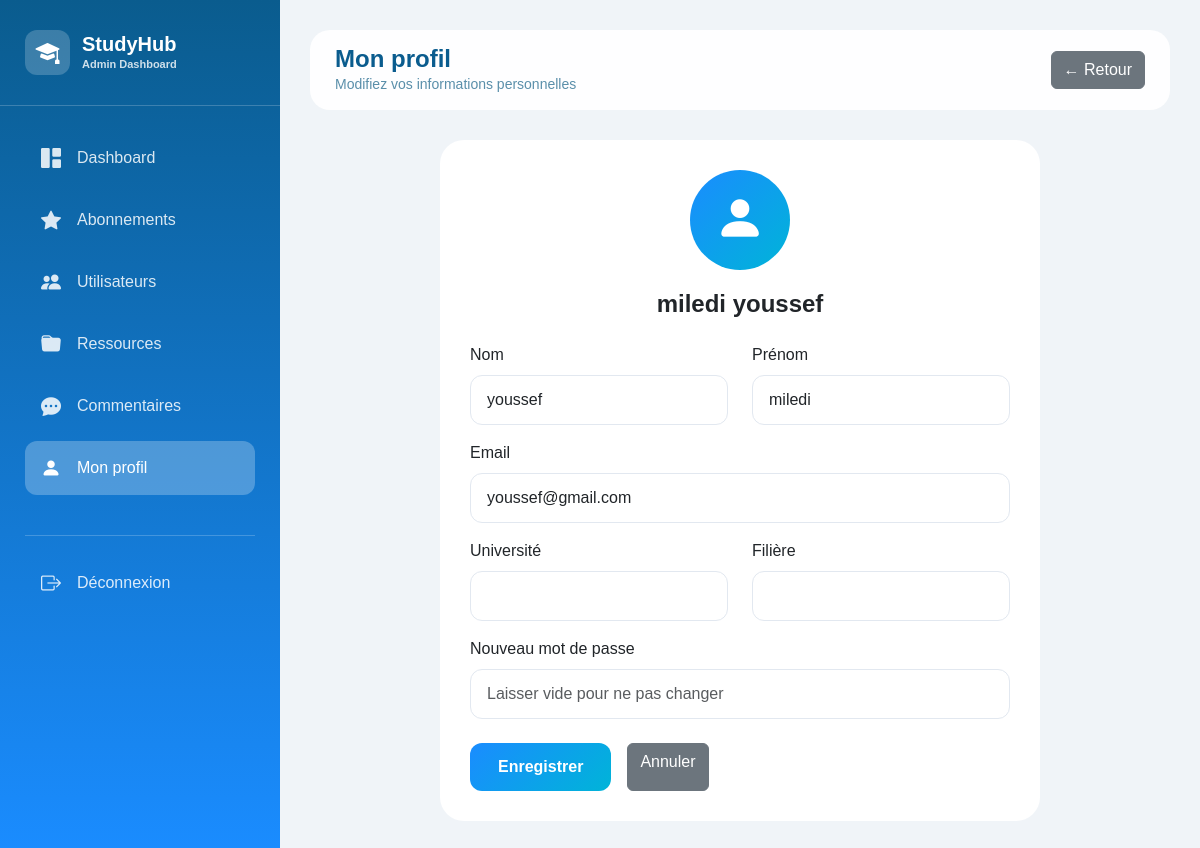
/index.php?action=admin&subaction=profile (signed in), run on the app's committed database.
### tables this page shows
CREATE TABLE `users` (
  `id` int(11) NOT NULL AUTO_INCREMENT,
  `nom` varchar(50) NOT NULL,
  `prenom` varchar(50) NOT NULL,
  `universite` varchar(255) NOT NULL,
  `filiere` varchar(255) NOT NULL,
  `email` varchar(255) NOT NULL,
  `mdp` varchar(255) NOT NULL,
  `tel` int(255) NOT NULL,
  `bio` varchar(500) NOT NULL,
  `photo` varchar(255) NOT NULL,
  `role` int(11) NOT NULL DEFAULT 1,
  `score` decimal(10,0) NOT NULL,
  `note_moyenne` decimal(3,2) DEFAULT 0.00,
  PRIMARY KEY (`id`),
  UNIQUE KEY `email` (`email`),
  UNIQUE KEY `tel` (`tel`)
);

### controllers/adminController.php (called while the page is built, shortened)
<?php
function adminProfileGet() {
    global $pdo;
    $admin = getCurrentUser($pdo);
    require_once __DIR__ . '/../views/admin/profile.php';
}
?>

### config.php (called while the page is built, shortened)
<?php
function getCurrentUser($pdo) {
    $stmt = $pdo->prepare("SELECT * FROM users WHERE id = ?");
    $stmt->execute([$_SESSION['user_id']]);
    return $stmt->fetch();
}
function escape($string) {
    return htmlspecialchars($string ?? '', ENT_QUOTES, 'UTF-8');
}
?>

### views/admin/profile.php (the view, shortened to what this page needs)
<!DOCTYPE html>
<html lang="fr">
<head>
    <link href="https://cdn.jsdelivr.net/npm/bootstrap@5.3.2/dist/css/bootstrap.min.css" rel="stylesheet">
    <link href="https://cdn.jsdelivr.net/npm/bootstrap-icons@1.11.1/font/bootstrap-icons.css" rel="stylesheet">
    <link rel="stylesheet" href="../css/style.css">
</head>
<body>
    <div class="sidebar">
        <div class="sidebar-header"><div class="logo"><div class="logo-icon"><i class="bi bi-mortarboard-fill"></i></div><div class="logo-text"><h3>StudyHub</h3><p>Admin Dashboard</p></div></div></div>
        <div class="nav-menu">
            <div class="nav-item"><a href="index.php?action=admin&subaction=dashboard" class="nav-link"><i class="bi bi-grid-1x2-fill"></i><span>Dashboard</span></a></div>
            <div class="nav-item"><a href="index.php?action=admin&subaction=subscriptions" class="nav-link"><i class="bi bi-star-fill"></i><span>Abonnements</span></a></div>
            <div class="nav-item"><a href="index.php?action=admin&subaction=users" class="nav-link"><i class="bi bi-people-fill"></i><span>Utilisateurs</span></a></div>
            <div class="nav-item"><a href="index.php?action=admin&subaction=resources" class="nav-link"><i class="bi bi-folder-fill"></i><span>Ressources</span></a></div>
            <div class="nav-item"><a href="index.php?action=admin&subaction=comments" class="nav-link"><i class="bi bi-chat-dots-fill"></i><span>Commentaires</span></a></div>
            <div class="nav-item"><a href="index.php?action=admin&subaction=profile" class="nav-link active"><i class="bi bi-person-fill"></i><span>Mon profil</span></a></div>
            <div class="nav-item logout-link"><a href="index.php?action=logout" class="nav-link"><i class="bi bi-box-arrow-right"></i><span>Déconnexion</span></a></div>
        </div>
    </div>
    <div class="main-content">
        <div class="top-bar"><div class="page-title"><h1>Mon profil</h1><p>Modifiez vos informations personnelles</p></div><a href="index.php?action=admin&subaction=dashboard" class="btn btn-secondary">← Retour</a></div>
        <div class="content-card">
            <div class="avatar"><i class="bi bi-person-fill"></i></div>
            <h4 class="text-center mb-4"><?= escape($admin['prenom'] . ' ' . $admin['nom']) ?></h4>
            <form method="POST" id="adminProfileForm" novalidate><div class="row"><div class="col-md-6 mb-3"><label class="form-label">Nom</label><input type="text" name="nom" class="form-control" value="<?= escape($admin['nom']) ?>"></div><div class="col-md-6 mb-3"><label class="form-label">Prénom</label><input type="text" name="prenom" class="form-control" value="<?= escape($admin['prenom']) ?>"></div></div>
            <div class="mb-3"><label class="form-label">Email</label><input type="email" name="email" class="form-control" value="<?= escape($admin['email']) ?>"></div>
            <div class="row"><div class="col-md-6 mb-3"><label class="form-label">Université</label><input type="text" name="universite" class="form-control" value="<?= escape($admin['universite']) ?>"></div><div class="col-md-6 mb-3"><label class="form-label">Filière</label><input type="text" name="filiere" class="form-control" value="<?= escape($admin['filiere']) ?>"></div></div>
            <div class="mb-3"><label class="form-label">Nouveau mot de passe</label><input type="password" name="mdp" class="form-control" placeholder="Laisser vide pour ne pas changer"></div>
            <div class="d-flex gap-3 mt-4"><button type="submit" class="btn-blue">Enregistrer</button><a href="index.php?action=admin&subaction=dashboard" class="btn btn-secondary">Annuler</a></div></form>
        </div>
    </div>
</body>
</html>

### css/style.css (style rules this page uses)
* { margin: 0; padding: 0; box-sizing: border-box; }
body { font-family: 'DM Sans', sans-serif; background: #f0f4f8; }
:root { --primary: #2563eb; --primary-light: #dbeafe; }
h1, h2, h3, h4, h5, h6 { font-family: 'Jost', sans-serif; font-weight: 700; }
.logo { font-size: 24px; font-weight: 800; color: var(--primary); text-decoration: none; }
.form-control, .form-select { border-radius: 12px; padding: 12px 16px; border: 1px solid #e2e8f0; }

### views/admin/profile.php (style rules this page uses)
.sidebar { position:fixed; left:0; top:0; width:280px; height:100%; background:linear-gradient(180deg,#0a5c8e 0%,#1a8cff 100%); z-index:1000; }
.sidebar-header { padding:30px 25px; border-bottom:1px solid rgba(255,255,255,0.2); }
.logo { display:flex; align-items:center; gap:12px; }
.logo-icon { width:45px; height:45px; background:rgba(255,255,255,0.2); border-radius:12px; display:flex; align-items:center; justify-content:center; }
.logo-icon i { font-size:24px; color:white; }
.logo-text h3 { color:white; font-weight:700; font-size:20px; margin:0; }
.logo-text p { color:rgba(255,255,255,0.8); font-size:11px; margin:0; }
.nav-menu { padding:25px; }
.nav-item { margin-bottom:8px; }
.nav-link { display:flex; align-items:center; gap:12px; padding:12px 16px; border-radius:12px; color:rgba(255,255,255,0.85); text-decoration:none; transition:all 0.3s; font-weight:500; }
.nav-link i { font-size:20px; width:24px; }
.nav-link.active { background:rgba(255,255,255,0.25); color:white; }
.logout-link { margin-top:40px; border-top:1px solid rgba(255,255,255,0.2); padding-top:20px; }
.main-content { margin-left:280px; padding:30px; min-height:100vh; }
.top-bar { background:rgba(255,255,255,0.95); border-radius:20px; padding:15px 25px; margin-bottom:30px; display:flex; justify-content:space-between; align-items:center; }
.page-title h1 { font-size:24px; font-weight:700; color:#0a5c8e; margin:0; }
.page-title p { color:#5a8faa; margin:0; font-size:14px; }
.content-card { background:white; border-radius:24px; padding:30px; max-width:600px; margin:0 auto; }
.avatar { width:100px; height:100px; background:linear-gradient(135deg,#1a8cff 0%,#00b4d8 100%); border-radius:50%; display:flex; align-items:center; justify-content:center; margin:0 auto 20px; }
.avatar i { font-size:50px; color:white; }
.btn-blue { background:linear-gradient(135deg,#1a8cff 0%,#00b4d8 100%); border:none; padding:12px 28px; border-radius:12px; font-weight:600; color:white; transition:all 0.3s; }

### data on the page
users: prenom+nom "miledi youssef", nom "youssef", prenom "miledi", email "youssef@gmail.com"
